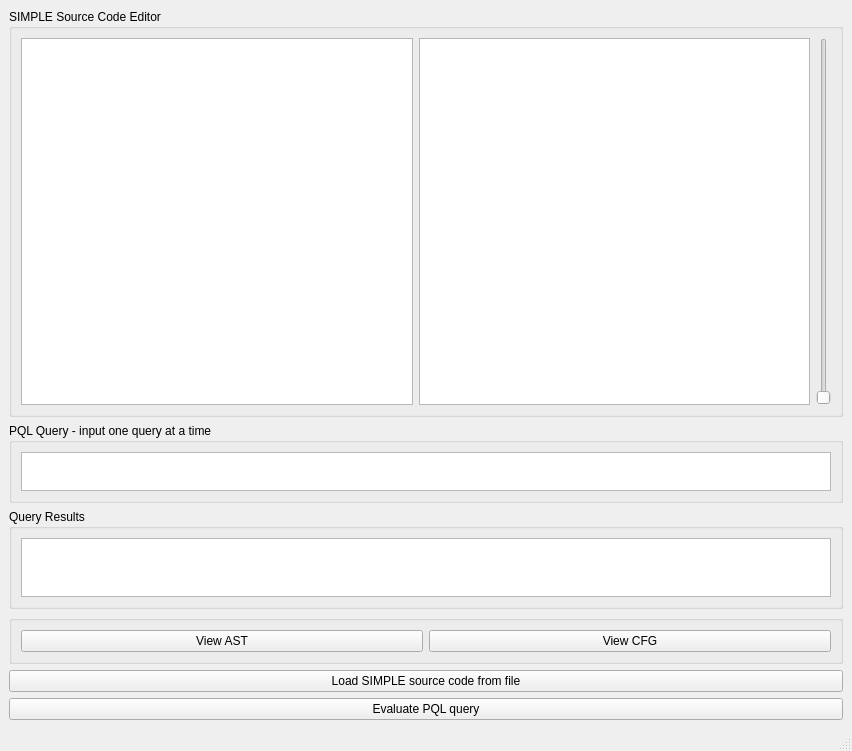
<?xml version="1.0" encoding="UTF-8"?>
<ui version="4.0">
 <class>MainWindow</class>
 <widget class="QMainWindow" name="MainWindow">
  <property name="geometry">
   <rect>
    <x>0</x>
    <y>0</y>
    <width>852</width>
    <height>751</height>
   </rect>
  </property>
  <property name="windowTitle">
   <string>SPA GUI</string>
  </property>
  <widget class="QWidget" name="centralwidget">
   <layout class="QVBoxLayout" name="verticalLayout">
    <item>
     <widget class="QGroupBox" name="groupBox_2">
      <property name="title">
       <string>SIMPLE Source Code Editor</string>
      </property>
      <layout class="QHBoxLayout" name="horizontalLayout_2">
       <item>
        <widget class="CodeEditor" name="txtCodeEditor">
         <property name="readOnly">
          <bool>true</bool>
         </property>
        </widget>
       </item>
       <item>
        <widget class="QGraphicsView" name="graphicsView"/>
       </item>
       <item>
        <widget class="QSlider" name="verticalSlider">
         <property name="minimum">
          <number>1</number>
         </property>
         <property name="maximum">
          <number>100</number>
         </property>
         <property name="value">
          <number>1</number>
         </property>
         <property name="sliderPosition">
          <number>1</number>
         </property>
         <property name="orientation">
          <enum>Qt::Vertical</enum>
         </property>
        </widget>
       </item>
      </layout>
     </widget>
    </item>
    <item>
     <widget class="QGroupBox" name="groupBox">
      <property name="maximumSize">
       <size>
        <width>16777215</width>
        <height>80</height>
       </size>
      </property>
      <property name="title">
       <string>PQL Query - input one query at a time</string>
      </property>
      <property name="checkable">
       <bool>false</bool>
      </property>
      <layout class="QHBoxLayout" name="horizontalLayout">
       <item>
        <widget class="QTextEdit" name="txtQuery">
         <property name="sizeAdjustPolicy">
          <enum>QAbstractScrollArea::AdjustIgnored</enum>
         </property>
        </widget>
       </item>
      </layout>
     </widget>
    </item>
    <item>
     <widget class="QGroupBox" name="groupBox_3">
      <property name="maximumSize">
       <size>
        <width>16777215</width>
        <height>100</height>
       </size>
      </property>
      <property name="title">
       <string>Query Results</string>
      </property>
      <layout class="QHBoxLayout" name="horizontalLayout_3">
       <item>
        <widget class="QTextEdit" name="txtResult">
         <property name="readOnly">
          <bool>true</bool>
         </property>
        </widget>
       </item>
      </layout>
     </widget>
    </item>
    <item>
     <widget class="QGroupBox" name="horizontalGroupBox">
      <layout class="QHBoxLayout" name="horizontalLayout_5">
       <item>
        <widget class="QPushButton" name="astButton">
         <property name="text">
          <string>View AST</string>
         </property>
        </widget>
       </item>
       <item>
        <widget class="QPushButton" name="cfgButton">
         <property name="text">
          <string>View CFG</string>
         </property>
        </widget>
       </item>
      </layout>
     </widget>
    </item>
    <item>
     <widget class="QPushButton" name="btnLoadQuery">
      <property name="text">
       <string>Load SIMPLE source code from file</string>
      </property>
     </widget>
    </item>
    <item>
     <widget class="QPushButton" name="btnRunQuery">
      <property name="text">
       <string>Evaluate PQL query</string>
      </property>
     </widget>
    </item>
   </layout>
  </widget>
  <widget class="QMenuBar" name="menubar">
   <property name="geometry">
    <rect>
     <x>0</x>
     <y>0</y>
     <width>852</width>
     <height>21</height>
    </rect>
   </property>
  </widget>
  <widget class="QStatusBar" name="statusbar"/>
 </widget>
 <customwidgets>
  <customwidget>
   <class>CodeEditor</class>
   <extends>QTextEdit</extends>
   <header>codeeditor.h</header>
  </customwidget>
 </customwidgets>
 <resources/>
 <connections>
  <connection>
   <sender>btnLoadQuery</sender>
   <signal>clicked()</signal>
   <receiver>MainWindow</receiver>
   <slot>btnLoad_clicked()</slot>
   <hints>
    <hint type="sourcelabel">
     <x>635</x>
     <y>683</y>
    </hint>
    <hint type="destinationlabel">
     <x>625</x>
     <y>784</y>
    </hint>
   </hints>
  </connection>
  <connection>
   <sender>btnRunQuery</sender>
   <signal>clicked()</signal>
   <receiver>MainWindow</receiver>
   <slot>btnRun_clicked()</slot>
   <hints>
    <hint type="sourcelabel">
     <x>714</x>
     <y>710</y>
    </hint>
    <hint type="destinationlabel">
     <x>692</x>
     <y>808</y>
    </hint>
   </hints>
  </connection>
 </connections>
 <slots>
  <slot>btnLoad_clicked()</slot>
  <slot>btnRun_clicked()</slot>
 </slots>
</ui>
